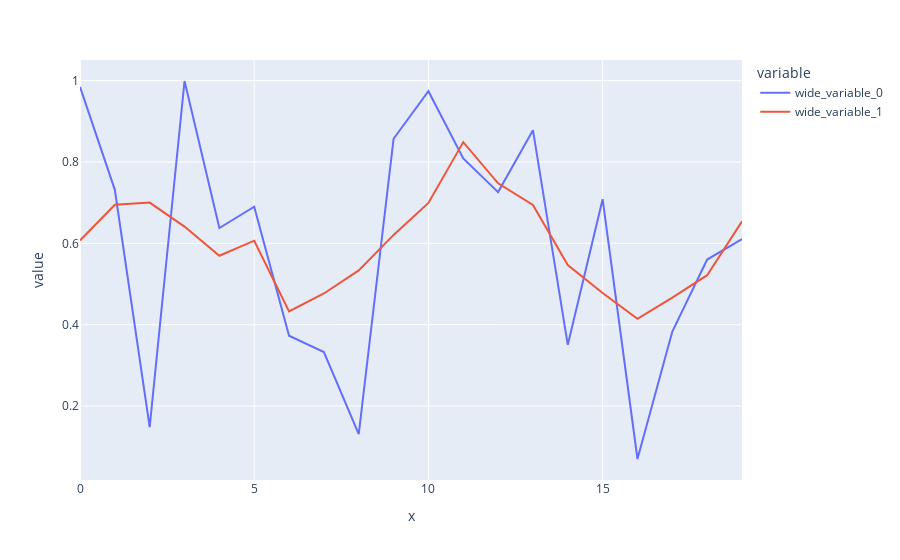

Notebook code for this chart:
### Code cell
n = 20
k = 5

x = np.arange(n)
kernel = np.repeat([1/k], k)
array = np.random.random((n))
circ_conv = circular_convolution(array, kernel)
px.line(x=x, y=[array, circ_conv])

### Figure 1 — Plotly figure (JSON) as saved in the notebook; plotly's stock layout.template omitted (floating-point values rounded to 4 significant figures)
{"data": [{"hovertemplate": "variable=wide_variable_0<br>x=%{x}<br>value=%{y}<extra></extra>", "legendgroup": "wide_variable_0", "line": {"color": "#636efa", "dash": "solid"}, "marker": {"symbol": "circle"}, "mode": "lines", "name": "wide_variable_0", "orientation": "v", "showlegend": true, "type": "scatter", "x": [0, 1, 2, 3, 4, 5, 6, 7, 8, 9, 10, 11, 12, 13, 14, 15, 16, 17, 18, 19], "xaxis": "x", "y": [0.9846, 0.7315, 0.148, 0.9991, 0.6376, 0.69, 0.3728, 0.3328, 0.1307, 0.857, 0.974, 0.8089, 0.726, 0.8782, 0.3505, 0.7084, 0.06976, 0.3832, 0.5602, 0.6104], "yaxis": "y"}, {"hovertemplate": "variable=wide_variable_1<br>x=%{x}<br>value=%{y}<extra></extra>", "legendgroup": "wide_variable_1", "line": {"color": "#EF553B", "dash": "solid"}, "marker": {"symbol": "circle"}, "mode": "lines", "name": "wide_variable_1", "orientation": "v", "showlegend": true, "type": "scatter", "x": [0, 1, 2, 3, 4, 5, 6, 7, 8, 9, 10, 11, 12, 13, 14, 15, 16, 17, 18, 19], "xaxis": "x", "y": [0.6069, 0.6947, 0.7002, 0.6412, 0.5695, 0.6065, 0.4328, 0.4767, 0.5335, 0.6207, 0.6993, 0.8488, 0.7475, 0.6944, 0.5466, 0.478, 0.4144, 0.4664, 0.5216, 0.654], "yaxis": "y"}], "layout": {"legend": {"title": {"text": "variable"}, "tracegroupgap": 0}, "margin": {"t": 60}, "xaxis": {"anchor": "y", "domain": [0, 1], "title": {"text": "x"}}, "yaxis": {"anchor": "x", "domain": [0, 1], "title": {"text": "value"}}}}
